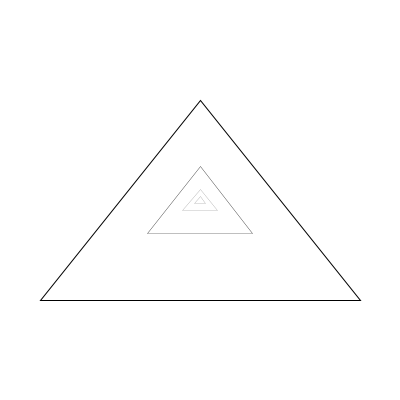
Frame 1 (no input)
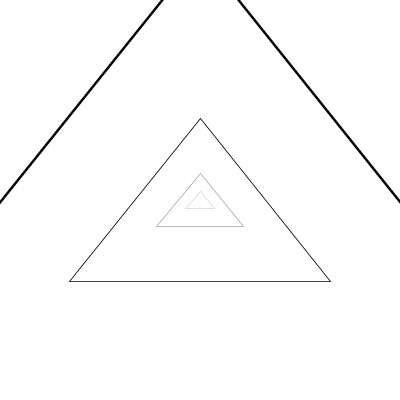
Frame 60 (the mouse pressed at the canvas centre just before this capture)
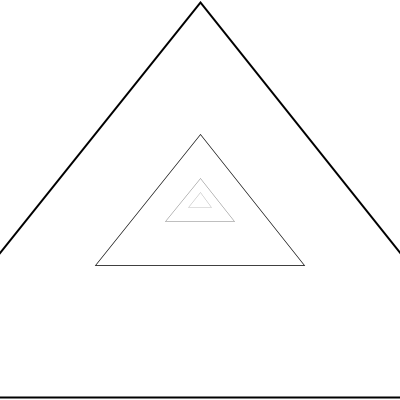
Frame 120 (the mouse held since frame 60 and released just before this capture)

The Processing sketch that drew these frames (run headless with seeded random() and noise(); from frame 60 on, the mouse is pressed at the canvas centre):

// Processing sketch: sketch_230529f_scale
// ── sketch_230529f_scale.pde

float aumenta;

void setup() {
  size(400, 400);
  aumenta = 1;
}

void draw() {
  background(255);
  translate(200, 200);
  scale(aumenta, aumenta);
  
  triangle(-160, 100, 0, -100, 160, 100);
  scale(.33, .33);
  
  triangle(-160, 100, 0, -100, 160, 100);
  scale(.33, .33);
  
  triangle(-160, 100, 0, -100, 160, 100);
  scale(.33, .33);
 
  triangle(-160, 100, 0, -100, 160, 100);
  scale(.33, .33);

  aumenta+=.025;
  if ( aumenta>=3) {
    aumenta = 1;
  }
}
